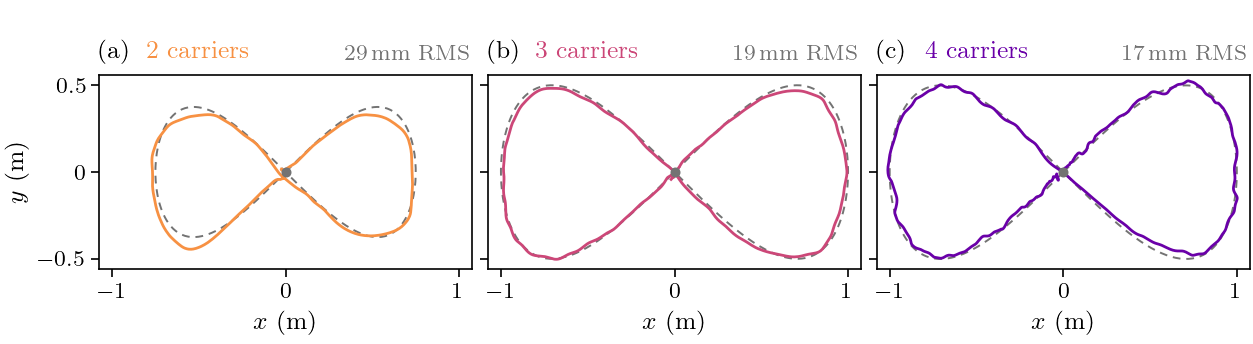

Write Python code to recreate this figure.
#!/usr/bin/env python3
"""The figure-8 on the rig with 2, 3 and 4 carriers: the ring's path from above against the path it was asked to fly.

Message: with two, three or four carriers the ring follows the 2 m by 1 m figure-8 within about 2 cm (clock-free RMS
25, 19 and 17 mm), so at print scale its path lies on the reference.
Hero: three plan views at one scale, the reference dashed grey under the ring's path in its fleet size's colour, over
the scored path only (n2_bands' window: the path's first move to the planner's own descent). Each view is drawn about
the path's start, the eight's crossing, where the hold ended (a translation only). The limits follow the data, so a
re-render on other flights (best_data.RIG_BEST) needs no edit here. Left out: the lift, the hold and the landing, the
drones, the error parts (fig_components and fig_summary carry them).
Flights: best_data.RIG_BEST's figure-8 cells (23 Oct: f2slope and f3h, 22 Oct, 0.2 m/s; r2008e60, 7 Oct, the carry
planner at half that speed: not one variable).
"""
import os
import sys

import numpy as np
from matplotlib.ticker import MaxNLocator

sys.path.insert(0, os.path.join(os.path.dirname(os.path.abspath(__file__)), '..', 'review_2026-10-23_best'))
import best_style as S  # noqa: E402
import best_data as B  # noqa: E402


def main():
    S.setup()
    fig = S.figure('full', 1.72)
    axs = fig.subplots(1, 3, sharex=True, sharey=True)
    reach = np.zeros(2)
    for ax, n in zip(axs, (2, 3, 4)):
        key = '2026-10-28/f2c' if n == 2 else B.RIG_BEST[('figure-8', n)]  # 2 Nov: the pair's best of 28 Oct (Wesley)
        f = B.Flight(key)
        s = B.path_parts(f)
        d = f.run()
        w = s['w']
        ref = d[['payload_ref_x', 'payload_ref_y']].to_numpy()
        P = d[['payload_x', 'payload_y']].to_numpy()
        o = ref[np.argmax(w)]
        ax.plot(*(ref[w] - o).T, **S.REF)
        ax.plot(*(P[w] - o).T, color=S.FLEET_COLOUR[n], lw=1.0, solid_joinstyle='round')
        ax.plot(0, 0, 'o', ms=2.6, color=S.GREY, zorder=4)
        reach = np.maximum(reach, np.nanmax(np.abs(np.vstack([ref[w], P[w]]) - o), axis=0))
        ax.set_aspect('equal')
        S.fleet_panel(ax, chr(ord('a') + n - 2), n)
        ax.annotate(f'{1000 * s["err"]:.0f}' + r'\,mm RMS', xy=(1, 1), xycoords='axes fraction', xytext=(0, 4),
                    textcoords='offset points', ha='right', va='bottom', fontsize=8, color=S.GREY)
        ax.set_xlabel(r'$x$ (m)')
        print(key, f'clock-free {1000 * s["err"]:.1f} mm over {s["window"][1] - s["window"][0]:.1f} s')
    lim = 1.06 * reach
    axs[0].set_xlim(-lim[0], lim[0])
    axs[0].set_ylim(-lim[1], lim[1])
    for axis in (axs[0].xaxis, axs[0].yaxis):
        axis.set_major_locator(MaxNLocator(nbins=3, steps=[1, 2, 2.5, 5, 10], symmetric=True))
    axs[0].set_ylabel(r'$y$ (m)')
    S.g_ticks(*axs)
    fig.savefig(os.path.join(os.path.dirname(os.path.abspath(__file__)), 'fig_traj.pdf'))
    fig.savefig(os.path.join(os.path.dirname(os.path.abspath(__file__)), 'fig_traj.png'), dpi=200)


if __name__ == '__main__':
    main()
